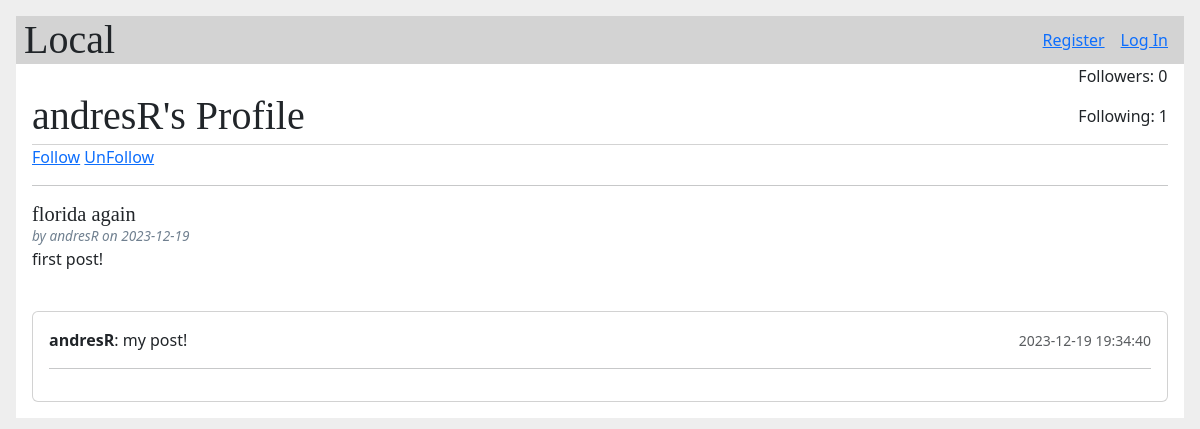
The app's page /user/andresR with its own data.
### tables this page shows
CREATE TABLE user (
  id INTEGER PRIMARY KEY AUTOINCREMENT,
  email TEXT UNIQUE NOT NULL,
  username TEXT UNIQUE NOT NULL,
  password TEXT NOT NULL,
  first_name TEXT NOT NULL,
  last_name TEXT NOT NULL,
  Location TEXT
);

CREATE TABLE post (
  id INTEGER PRIMARY KEY AUTOINCREMENT,
  author_id INTEGER NOT NULL,
  created TIMESTAMP NOT NULL DEFAULT CURRENT_TIMESTAMP,
  destination TEXT NOT NULL,
  body TEXT NOT NULL,
  FOREIGN KEY (author_id) REFERENCES user (id)
);

CREATE TABLE comment (
  id INTEGER PRIMARY KEY AUTOINCREMENT,
  author_id INTEGER NOT NULL,
  post_id INTEGER NOT NULL,
  created TIMESTAMP NOT NULL DEFAULT CURRENT_TIMESTAMP,
  body TEXT NOT NULL,
  FOREIGN KEY (author_id) REFERENCES user (id) ON DELETE CASCADE,
  FOREIGN KEY (post_id) REFERENCES post (id) ON DELETE CASCADE
);

### flaskr/blog.py (the view)
@bp.route('/user/<username>', methods = ['GET','POST'])
def user(username):
   db = get_db()
   user = db.execute('SELECT * FROM user WHERE username = ?', (username,)).fetchone()
   if user is None:
      flash("username not found")
   posts = db.execute('SELECT p.id, destination, body, created, author_id, username'
        ' FROM post p JOIN user u ON p.author_id = u.id'
        ' WHERE u.id = ?'
        ' ORDER BY created DESC',
        (user['id'],)
    ).fetchall()
   comments = {}
   for post in posts:
      post_id = post['id']
      post_comments = db.execute(
         'SELECT c.id, body, username, created, author_id '
          'FROM comment c JOIN user u ON c.author_id = u.id '
          'WHERE c.post_id = ?',
          (post_id,)
      ).fetchall()
      comments[post_id] = post_comments
   follower_count = db.execute('SELECT COUNT(*) FROM followers WHERE following_id = ?', (user['id'],)).fetchone()[0]
   following_count = db.execute('SELECT COUNT(*) FROM followers WHERE follower_id = ?', (user['id'],)).fetchone()[0]
   return render_template('blog/user.html', posts=posts, comments=comments, user=user, follower_count=follower_count, following_count = following_count)

### flaskr/auth.py (called while the page is built)
@bp.before_app_request
def load_logged_in_user():
   user_id = session.get('user_id')
   if user_id is None:
      g.user = None
   else:
      g.user = get_db().execute(
         'SELECT * FROM user WHERE id = ?', (user_id,)
      ).fetchone()

### flaskr/db.py (called while the page is built)
def get_db():
    if 'db' not in g:
        g.db = sqlite3.connect(
            current_app.config['DATABASE'],
            detect_types=sqlite3.PARSE_DECLTYPES
        )
        g.db.row_factory = sqlite3.Row
    return g.db

### flaskr/templates/blog/user.html (shortened to what this page needs)
{% extends 'base.html' %}
{% block header %}
  <h1>{% block title %} {{ user['username'] }}'s Profile{% endblock %}</h1>
  <div>
    <p> Followers: {{follower_count}} </p> <p> Following: {{following_count}} </p>
  </div>
{% endblock %}
    {% block content %}
    <a href="{{ url_for('blog.follow', username= user['username']) }}">Follow</a>
    <a href="{{ url_for('blog.unfollow', username=user['username']) }}">UnFollow</a> <hr>
    {% for post in posts %}
      <article class="post">
        <header>
          <div>
            <h1>{{ post['destination'] }}</h1>
            <div class="about">by {{ post['username'] }} on {{ post['created'].strftime('%Y-%m-%d') }}</div>
          </div>
        </header>
        <p class="body">{{ post['body'] }}</p>
        <br />
        <div class="card" id="comments-{{ post['id'] }}">
          <div class="card-body" id="comments-expanded-{{ post['id'] }}">
            {% if comments[post['id']] %}
              {% for comment in comments[post['id']] %}
                <div class="d-flex justify-content-between align-items-center">
                  <div>
                    <b>{{ comment.username }}</b>: {{ comment.body }}
                  </div>
                  <div>
                    <small class="text-muted">{{ comment.created }}</small>
                  </div>
                </div>
                <hr>
              {% endfor %}
            {% endif %}
          </div>
        </div>
      </article>
    {% endfor %}
  {% endblock %}

### flaskr/static/css/styles.css (style rules this page uses)
html { font-family: sans-serif; background: #eee; padding: 1rem; }
h1, h2, h3, h4, h5, h6 { font-family: serif; color: #377ba8; margin: 1rem 0; }
a { color: #377ba8; }
hr { border: none; border-top: 1px solid lightgray; }
.content > header h1 { flex: auto; margin: 1rem 0 0.25rem 0; }
.post > header { display: flex; align-items: flex-end; font-size: 0.85em; }
.post > header > div:first-of-type { flex: auto; }
.post > header h1 { font-size: 1.5em; margin-bottom: 0; }
.post .about { color: slategray; font-style: italic; }
.post .body { white-space: pre-line; }

### records on screen
user: username "andresR"
post: destination "florida again", username "andresR", created "2023-12-19", body "first post!"
comment: username "andresR", body "my post!", created "2023-12-19 19:34:40"

### other values on screen
{{ follower_count }} "0"
{{ following_count }} "1"
